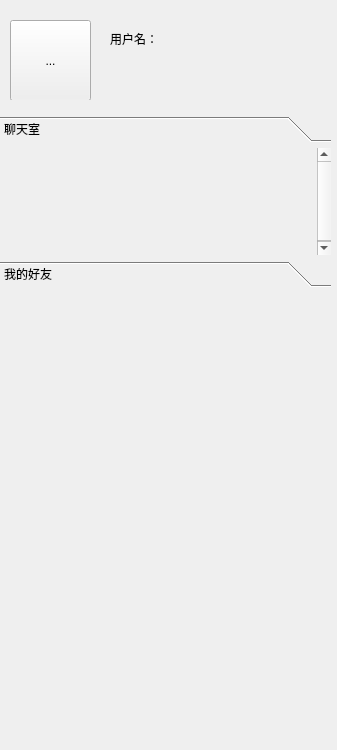
<?xml version="1.0" encoding="UTF-8"?>
<ui version="4.0">
 <class>Widget</class>
 <widget class="QWidget" name="Widget">
  <property name="geometry">
   <rect>
    <x>0</x>
    <y>0</y>
    <width>337</width>
    <height>750</height>
   </rect>
  </property>
  <property name="windowTitle">
   <string>Talk</string>
  </property>
  <layout class="QVBoxLayout" name="verticalLayout">
   <property name="leftMargin">
    <number>0</number>
   </property>
   <property name="topMargin">
    <number>0</number>
   </property>
   <property name="rightMargin">
    <number>0</number>
   </property>
   <property name="bottomMargin">
    <number>0</number>
   </property>
   <item>
    <widget class="QWidget" name="widget" native="true">
     <property name="maximumSize">
      <size>
       <width>16777215</width>
       <height>100</height>
      </size>
     </property>
     <widget class="QToolButton" name="head_toolButton">
      <property name="geometry">
       <rect>
        <x>10</x>
        <y>20</y>
        <width>81</width>
        <height>81</height>
       </rect>
      </property>
      <property name="maximumSize">
       <size>
        <width>300</width>
        <height>100</height>
       </size>
      </property>
      <property name="text">
       <string>...</string>
      </property>
      <property name="iconSize">
       <size>
        <width>81</width>
        <height>81</height>
       </size>
      </property>
      <property name="autoRaise">
       <bool>false</bool>
      </property>
     </widget>
     <widget class="QWidget" name="widget_3" native="true">
      <property name="geometry">
       <rect>
        <x>110</x>
        <y>20</y>
        <width>222</width>
        <height>79</height>
       </rect>
      </property>
      <layout class="QVBoxLayout" name="verticalLayout_2">
       <item>
        <widget class="QLabel" name="username_label">
         <property name="maximumSize">
          <size>
           <width>60</width>
           <height>16777215</height>
          </size>
         </property>
         <property name="text">
          <string>用户名：</string>
         </property>
        </widget>
       </item>
       <item>
        <widget class="QLabel" name="usrname_show">
         <property name="maximumSize">
          <size>
           <width>150</width>
           <height>16777215</height>
          </size>
         </property>
         <property name="frameShape">
          <enum>QFrame::NoFrame</enum>
         </property>
         <property name="text">
          <string/>
         </property>
         <property name="alignment">
          <set>Qt::AlignCenter</set>
         </property>
        </widget>
       </item>
      </layout>
     </widget>
    </widget>
   </item>
   <item>
    <widget class="QWidget" name="page_widget" native="true">
     <widget class="QToolBox" name="toolBox">
      <property name="geometry">
       <rect>
        <x>0</x>
        <y>10</y>
        <width>331</width>
        <height>171</height>
       </rect>
      </property>
      <property name="currentIndex">
       <number>0</number>
      </property>
      <widget class="QWidget" name="page">
       <property name="geometry">
        <rect>
         <x>0</x>
         <y>0</y>
         <width>310</width>
         <height>112</height>
        </rect>
       </property>
       <attribute name="label">
        <string>聊天室</string>
       </attribute>
       <layout class="QVBoxLayout" name="verticalLayout_3">
        <item>
         <widget class="QToolButton" name="toolButton_talkbutton">
          <property name="minimumSize">
           <size>
            <width>280</width>
            <height>90</height>
           </size>
          </property>
          <property name="text">
           <string/>
          </property>
          <property name="toolButtonStyle">
           <enum>Qt::ToolButtonTextBesideIcon</enum>
          </property>
          <property name="autoRaise">
           <bool>true</bool>
          </property>
         </widget>
        </item>
       </layout>
      </widget>
      <widget class="QWidget" name="page_2">
       <property name="geometry">
        <rect>
         <x>0</x>
         <y>0</y>
         <width>331</width>
         <height>101</height>
        </rect>
       </property>
       <attribute name="label">
        <string>我的好友</string>
       </attribute>
      </widget>
     </widget>
    </widget>
   </item>
  </layout>
 </widget>
 <resources/>
 <connections/>
</ui>
